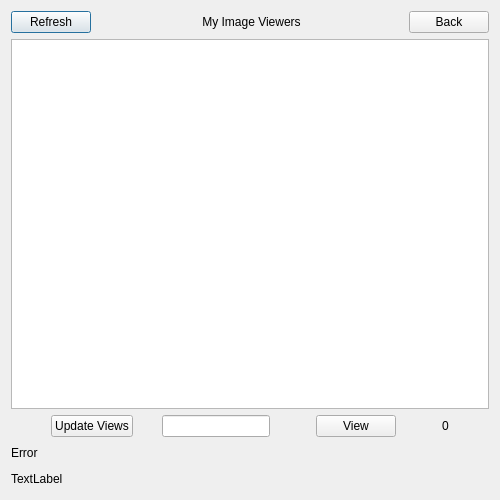
<?xml version="1.0" encoding="UTF-8"?>
<ui version="4.0">
 <class>editmyimageDialog</class>
 <widget class="QDialog" name="editmyimageDialog">
  <property name="geometry">
   <rect>
    <x>0</x>
    <y>0</y>
    <width>500</width>
    <height>500</height>
   </rect>
  </property>
  <property name="windowTitle">
   <string>DistImage</string>
  </property>
  <layout class="QVBoxLayout" name="verticalLayout">
   <item>
    <layout class="QHBoxLayout" name="horizontalLayout_2">
     <item>
      <widget class="QPushButton" name="push_refresh">
       <property name="text">
        <string>Refresh</string>
       </property>
      </widget>
     </item>
     <item>
      <spacer name="horizontalSpacer_4">
       <property name="orientation">
        <enum>Qt::Horizontal</enum>
       </property>
       <property name="sizeHint" stdset="0">
        <size>
         <width>40</width>
         <height>20</height>
        </size>
       </property>
      </spacer>
     </item>
     <item>
      <widget class="QLabel" name="lbl_user">
       <property name="text">
        <string> My Image Viewers</string>
       </property>
      </widget>
     </item>
     <item>
      <spacer name="horizontalSpacer">
       <property name="orientation">
        <enum>Qt::Horizontal</enum>
       </property>
       <property name="sizeHint" stdset="0">
        <size>
         <width>40</width>
         <height>20</height>
        </size>
       </property>
      </spacer>
     </item>
     <item>
      <widget class="QPushButton" name="push_back">
       <property name="text">
        <string>Back</string>
       </property>
      </widget>
     </item>
    </layout>
   </item>
   <item>
    <widget class="QListWidget" name="listWidget"/>
   </item>
   <item>
    <layout class="QHBoxLayout" name="horizontalLayout">
     <item>
      <spacer name="horizontalSpacer_2">
       <property name="orientation">
        <enum>Qt::Horizontal</enum>
       </property>
       <property name="sizeHint" stdset="0">
        <size>
         <width>40</width>
         <height>20</height>
        </size>
       </property>
      </spacer>
     </item>
     <item>
      <widget class="QPushButton" name="push_update_views">
       <property name="text">
        <string>Update Views</string>
       </property>
      </widget>
     </item>
     <item>
      <spacer name="horizontalSpacer_5">
       <property name="orientation">
        <enum>Qt::Horizontal</enum>
       </property>
       <property name="sizeHint" stdset="0">
        <size>
         <width>18</width>
         <height>20</height>
        </size>
       </property>
      </spacer>
     </item>
     <item>
      <widget class="QLineEdit" name="line_views"/>
     </item>
     <item>
      <spacer name="horizontalSpacer_6">
       <property name="orientation">
        <enum>Qt::Horizontal</enum>
       </property>
       <property name="sizeHint" stdset="0">
        <size>
         <width>40</width>
         <height>20</height>
        </size>
       </property>
      </spacer>
     </item>
     <item>
      <widget class="QPushButton" name="push_view">
       <property name="text">
        <string>View</string>
       </property>
      </widget>
     </item>
     <item>
      <spacer name="horizontalSpacer_7">
       <property name="orientation">
        <enum>Qt::Horizontal</enum>
       </property>
       <property name="sizeHint" stdset="0">
        <size>
         <width>40</width>
         <height>20</height>
        </size>
       </property>
      </spacer>
     </item>
     <item>
      <widget class="QLabel" name="lbl_rem">
       <property name="text">
        <string>0</string>
       </property>
      </widget>
     </item>
     <item>
      <spacer name="horizontalSpacer_9">
       <property name="orientation">
        <enum>Qt::Horizontal</enum>
       </property>
       <property name="sizeHint" stdset="0">
        <size>
         <width>40</width>
         <height>20</height>
        </size>
       </property>
      </spacer>
     </item>
    </layout>
   </item>
   <item>
    <layout class="QHBoxLayout" name="horizontalLayout_3">
     <item>
      <widget class="QLabel" name="lbl_result">
       <property name="text">
        <string>Error</string>
       </property>
      </widget>
     </item>
     <item>
      <spacer name="horizontalSpacer_3">
       <property name="orientation">
        <enum>Qt::Horizontal</enum>
       </property>
       <property name="sizeHint" stdset="0">
        <size>
         <width>40</width>
         <height>20</height>
        </size>
       </property>
      </spacer>
     </item>
    </layout>
   </item>
   <item>
    <layout class="QHBoxLayout" name="horizontalLayout_4">
     <item>
      <widget class="QLabel" name="lbl_time">
       <property name="text">
        <string>TextLabel</string>
       </property>
      </widget>
     </item>
     <item>
      <spacer name="horizontalSpacer_8">
       <property name="orientation">
        <enum>Qt::Horizontal</enum>
       </property>
       <property name="sizeHint" stdset="0">
        <size>
         <width>40</width>
         <height>20</height>
        </size>
       </property>
      </spacer>
     </item>
    </layout>
   </item>
  </layout>
 </widget>
 <tabstops>
  <tabstop>listWidget</tabstop>
  <tabstop>push_update_views</tabstop>
  <tabstop>push_back</tabstop>
 </tabstops>
 <resources/>
 <connections>
  <connection>
   <sender>push_back</sender>
   <signal>clicked()</signal>
   <receiver>editmyimageDialog</receiver>
   <slot>close()</slot>
   <hints>
    <hint type="sourcelabel">
     <x>525</x>
     <y>22</y>
    </hint>
    <hint type="destinationlabel">
     <x>383</x>
     <y>8</y>
    </hint>
   </hints>
  </connection>
 </connections>
</ui>
